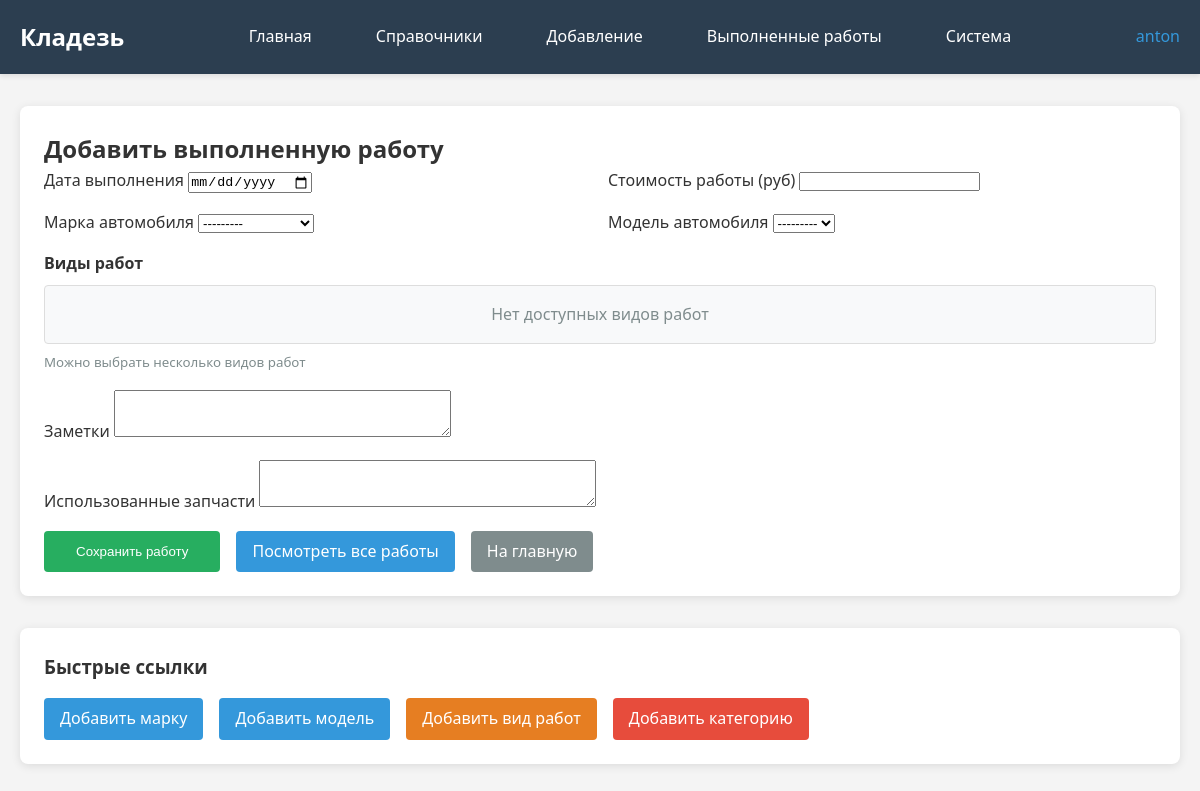
The app's page /add-work/ (signed in), older data.
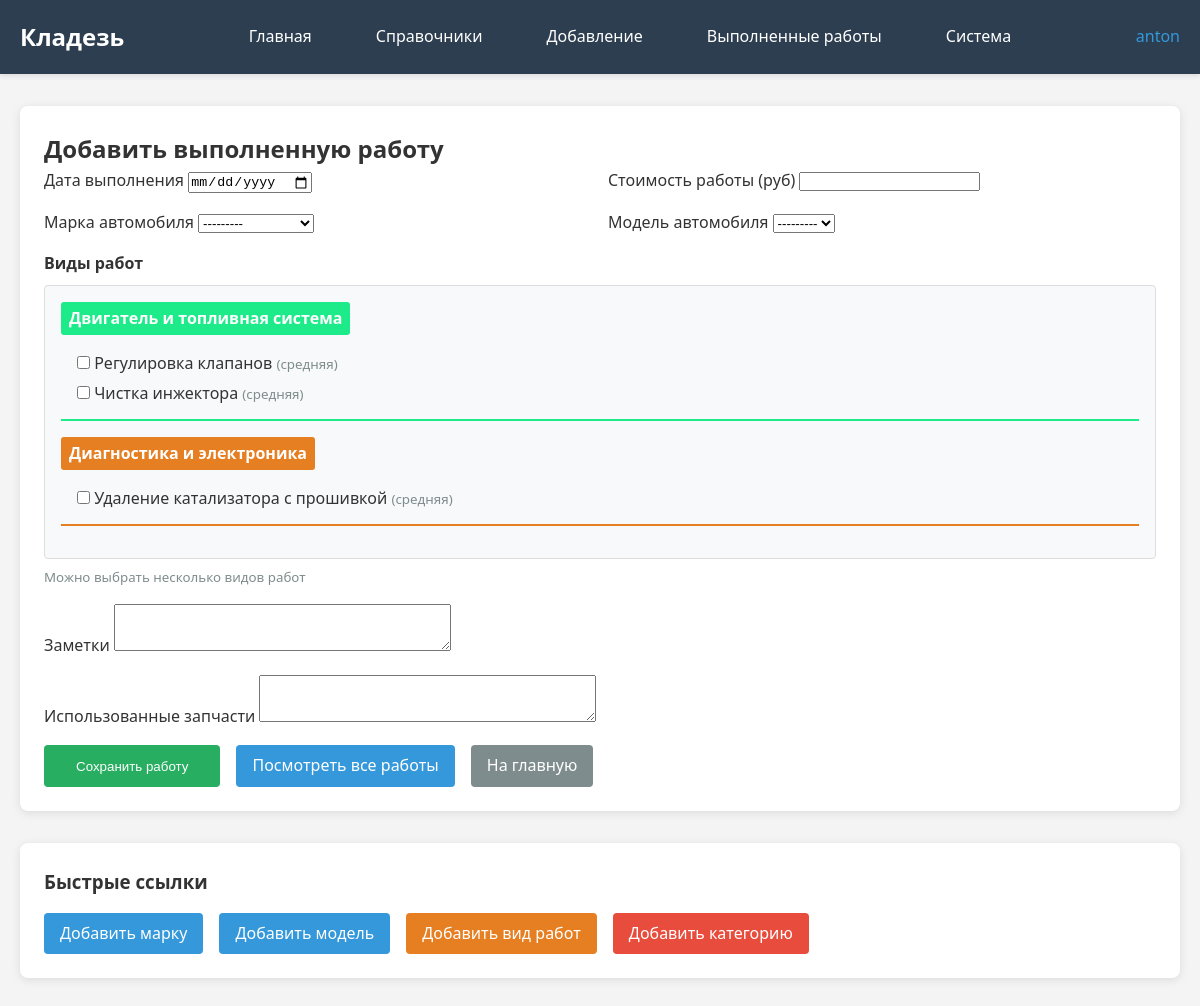
The same page, newer data.
### kladez_app/models.py (models this page shows, shortened)
class RepairCategory(models.Model):
    name = models.CharField(max_length=100, verbose_name="Категория работ")
    description = models.TextField(blank=True, verbose_name="Описание категории")
    color = models.CharField(max_length=20, default="#e67e22", verbose_name="Цвет категории")  # Новое поле для цвета
    class Meta:
        verbose_name = "Категория работ"
        verbose_name_plural = "Категории работ"

class RepairType(models.Model):
    category = models.ForeignKey(RepairCategory, on_delete=models.CASCADE, verbose_name="Категория")
    name = models.CharField(max_length=200, verbose_name="Вид работ")
    description = models.TextField(blank=True, verbose_name="Описание работ")
    typical_duration = models.CharField(max_length=50, blank=True, verbose_name="Типовая длительность")
    complexity = models.CharField(max_length=50, blank=True, verbose_name="Сложность")
    user = models.ForeignKey(User, on_delete=models.CASCADE, verbose_name="Пользователь", null=True, blank=True)
    class Meta:
        verbose_name = "Вид работ"
        verbose_name_plural = "Виды работ"

### kladez_app/views.py (the view)
# urls.py: path('add-work/', views.add_completed_work, name='add_completed_work'),
@login_required
def add_completed_work(request):
    if request.method == 'POST':
        form = CompletedWorkForm(request.POST, user=request.user)
        if form.is_valid():
            form.save()
            messages.success(request, 'Работа успешно добавлена!')
            return redirect('kladez_app:add_completed_work')
    else:
        form = CompletedWorkForm(user=request.user)
    return render(request, 'kladez_app/add_completed_work.html', {'form': form})

### kladez_app/models.py (called while the page is built)
    def __str__(self):
        return self.name

### kladez_app/templates/kladez_app/add_completed_work.html (shortened to what the changed rows need)
{% extends "kladez_app/base.html" %}
{% load custom_filters %}
{% block content %}
<div class="card">
    <h2>Добавить выполненную работу</h2>
    <form method="post" id="completed-work-form">
        <div style="display: grid; grid-template-columns: 1fr 1fr; gap: 1rem;">
            <div style="grid-column: span 2;">
                <div style="max-height: 300px; overflow-y: auto; border: 1px solid #ddd; border-radius: 4px; padding: 1rem; background: #f8f9fa;">
                    {% regroup form.repair_types.field.queryset by category as categories_list %}
                    {% for category in categories_list %}
                        <div style="margin-bottom: 1rem; padding-bottom: 0.5rem; border-bottom: 2px solid {{ category.grouper.color }};">
                            <div style="font-weight: bold; margin-bottom: 0.5rem; padding: 0.25rem 0.5rem; background: {{ category.grouper.color }}; color: white; border-radius: 3px; display: inline-block;">
                                {{ category.grouper.name }}
                            </div>
                            <div style="margin-left: 1rem; margin-top: 0.5rem;">
                                {% for repair in category.list %}
                                <div style="margin-bottom: 0.25rem;">
                                    <input type="checkbox" name="repair_types" value="{{ repair.id }}" id="id_repair_types_{{ repair.id }}"
                                           {% if repair.id in form.repair_types.value %}checked{% endif %}>
                                    <label for="id_repair_types_{{ repair.id }}" style="cursor: pointer;">
                                        {{ repair.name }}
                                        {% if repair.complexity %}
                                        <small style="color: #7f8c8d;">({{ repair.complexity }})</small>
                                        {% endif %}
                                    </label>
                                </div>
                                {% endfor %}
                            </div>
                        </div>
                    {% empty %}
                        <p style="color: #7f8c8d; text-align: center;">Нет доступных видов работ</p>
                    {% endfor %}
                </div>
            </div>
        </div>
    </form>
</div>
{% endblock %}

Row changes from the older to the newer data that the page shows:
added RepairCategory: grouper.name "Двигатель и топливная система"
added RepairType: name "Регулировка клапанов", complexity "средняя", shown under "Двигатель и топливная система"
added RepairType: name "Чистка инжектора", complexity "средняя", shown under "Двигатель и топливная система"
now on this page (row unchanged): RepairCategory: grouper.name "Диагностика и электроника"
added RepairType: name "Удаление катализатора с прошивкой", complexity "средняя", shown under "Диагностика и электроника"
Text that changed along with them:
text no longer shown: "Нет доступных видов работ"
